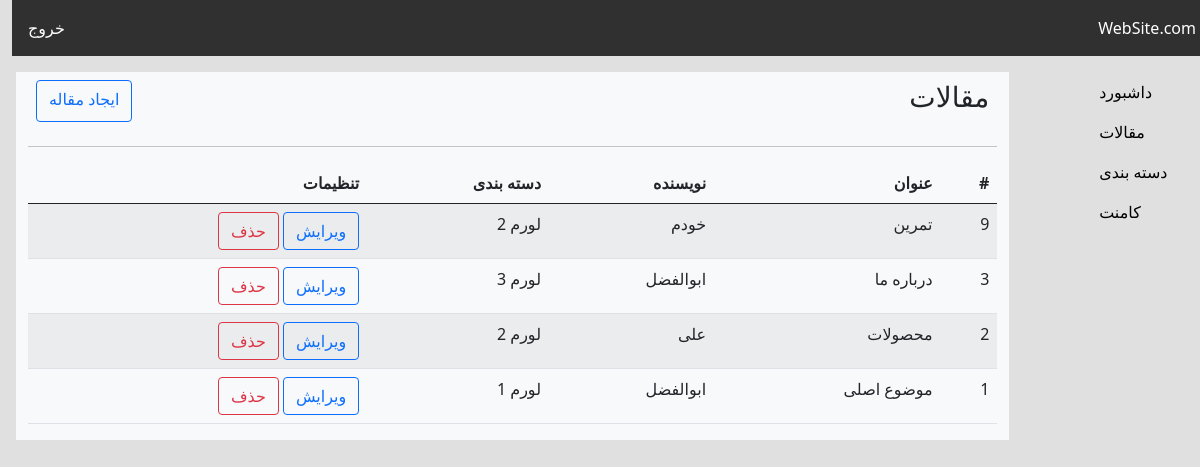
The page /admin/post.php (signed in) on the database its author committed.
### tables this page shows
CREATE TABLE `posts` (
  `id` int(2) NOT NULL,
  `title` varchar(100) NOT NULL,
  `category_id` int(2) NOT NULL,
  `text` text NOT NULL,
  `author` varchar(100) NOT NULL,
  `image` varchar(100) NOT NULL
);

### admin/post.php (the view, shortened to what this page needs)
<?php
include("./includes/header.php");
include("./includes/aside.php");
$query_posts = "SELECT * FROM posts ORDER BY id DESC";
$posts = $db_connection->query($query_posts);
?>
<div>
    <div class="con p-2">
        <h3>مقالات</h3>
        <a href="new_post.php" class="btn btn-outline-primary">ایجاد مقاله</a>
    </div>
    <hr>
    <table class="table table-striped">
        <thead>
            <tr>
                <th>#</th>
                <th>عنوان</th>
                <th>نویسنده</th>
                <th>دسته بندی</th>
                <th>تنظیمات</th>
            </tr>
        </thead>
        <tbody>
            <?php
            if ($posts->rowCount() > 0) {
                foreach ($posts as $post) {
                    $category_id = $post['category_id'];
                    $category_post = "SELECT * FROM categories WHERE id = $category_id";
                    $post_category = $db_connection->query($category_post)->fetch();
            ?>
                    <tr>
                        <td><?php echo $post['id'] ?></td>
                        <td><?php echo $post['title'] ?></td>
                        <td><?php echo $post['author'] ?></td>
                        <td><?php echo $post_category['title'] ?></td>
                        <td>
                            <a href="edit_post.php?id=<?php echo $post['id'] ?>" class="btn btn-outline-primary">ویرایش</a>
                            <a href="post.php?action=delete&id=<?php echo $post['id'] ?>" class="btn btn-outline-danger">حذف</a>
                        </td>
                    </tr>
                <?php
                }
            } else {
                ?>
                <div class="alert alert-danger">مقاله ای برای نمایش وجود ندارد!!!</div>
            <?php
            }
            ?>
        </tbody>
    </table>
</div>

### admin/includes/header.php (shortened to what this page needs)
<!DOCTYPE html>
<html lang="en" dir="rtl">
<head>
    <link href="https://cdn.jsdelivr.net/npm/bootstrap@5.0.2/dist/css/bootstrap.min.css" rel="stylesheet">
    <link rel="stylesheet" href="./css/style.css">
</head>
<body>
    <nav id="navbar">
        <div>
            <a href="./index.php">WebSite.com</a>
        </div>
        <div>
            <a href="./logout.php">خروج</a>
        </div>
    </nav>

### admin/includes/aside.php
<main class="row p-3">
    <section id="aside" class="col-4 col-lg-2">
        <ul class="">
            <li><a href="index.php">داشبورد</a></li>
            <li><a href="post.php">مقالات</a></li>
            <li><a href="category.php">دسته بندی</a></li>
            <li><a href="comment.php">کامنت</a></li>
        </ul>
    </section>
    <section class="col-8 col-lg-10 bg-light">

### admin/css/style.css (style rules this page uses)
* { padding: 0%; margin: 0%; box-sizing: border-box; }
body { background-color: #E0E0E0; }
a { text-decoration: none; color: #fff; }
li { list-style: none; }
#navbar { background: #303030; display: flex; justify-content: space-between; }
#navbar div { padding: 1rem; }
main .col-4 ul { display: flex; flex-direction: column; align-items: baseline; }
main .col-4 ul li { margin: 0.5rem 20%; }
main .col-4 ul li a { color: #000; }
main .col-8 .con { display: flex; justify-content: space-between; }

### rows shown on the page
posts: title "تمرین", author "خودم"
posts: title "درباره ما", author "ابوالفضل"
posts: title "محصولات", author "علی"
posts: title "موضوع اصلی", author "ابوالفضل"
